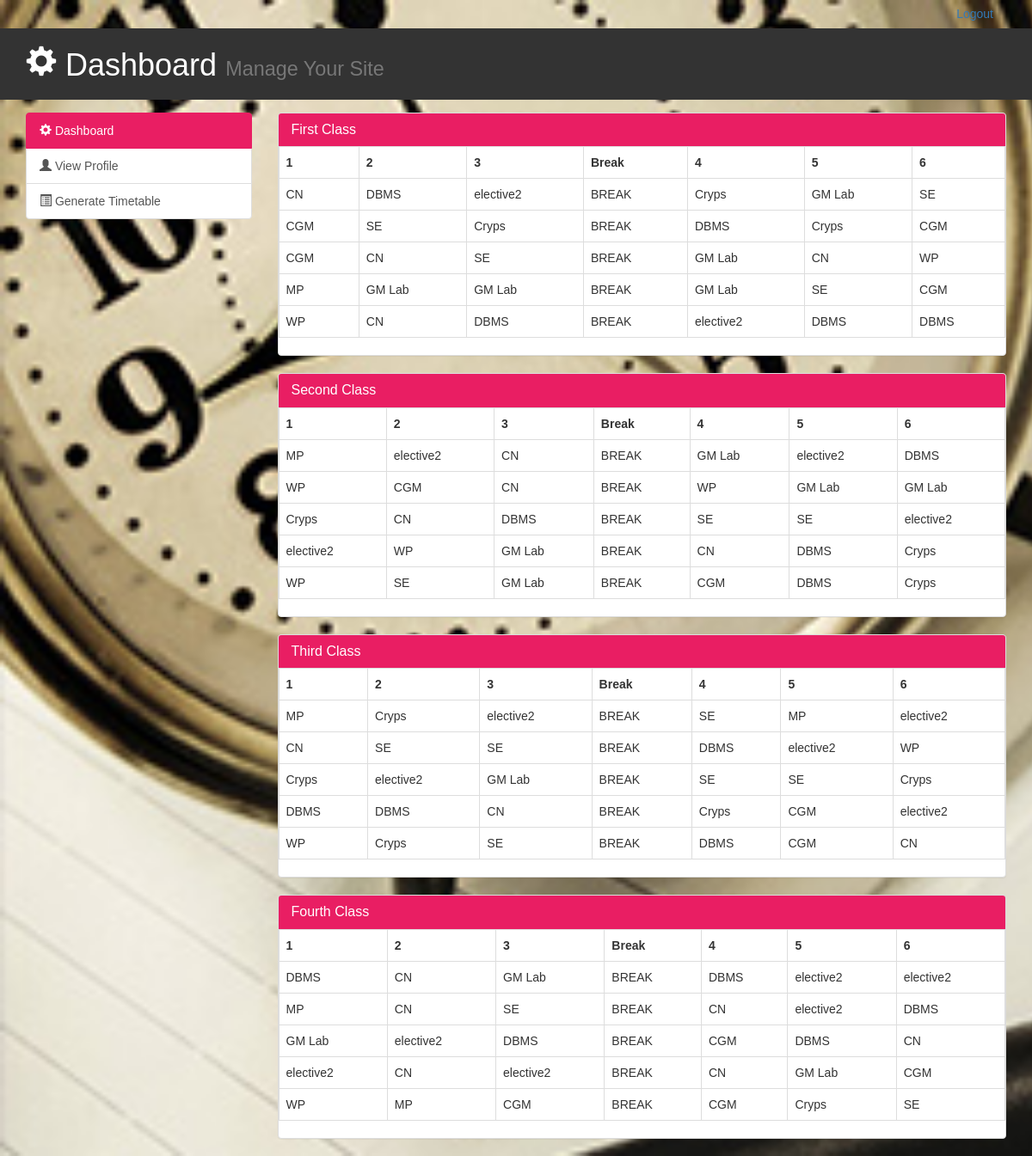
/view_table.php, run on the app's committed database.
### tables this page shows
CREATE TABLE IF NOT EXISTS `table1` (
  `t1_id` int(11) NOT NULL AUTO_INCREMENT,
  `h1` varchar(50) NOT NULL,
  `h2` varchar(50) NOT NULL,
  `h3` varchar(50) NOT NULL,
  `break` varchar(40) NOT NULL DEFAULT 'BREAK',
  `h4` varchar(50) NOT NULL,
  `h5` varchar(50) NOT NULL,
  `h6` varchar(50) NOT NULL,
  PRIMARY KEY (`t1_id`)
);

CREATE TABLE IF NOT EXISTS `table2` (
  `t2_id` int(11) NOT NULL AUTO_INCREMENT,
  `h1` varchar(50) NOT NULL,
  `h2` varchar(50) NOT NULL,
  `h3` varchar(50) NOT NULL,
  `break` varchar(50) NOT NULL DEFAULT 'BREAK',
  `h4` varchar(50) NOT NULL,
  `h5` varchar(50) NOT NULL,
  `h6` varchar(50) NOT NULL,
  PRIMARY KEY (`t2_id`)
);

CREATE TABLE IF NOT EXISTS `table3` (
  `t3_id` int(11) NOT NULL AUTO_INCREMENT,
  `h1` varchar(50) NOT NULL,
  `h2` varchar(50) NOT NULL,
  `h3` varchar(50) NOT NULL,
  `break` varchar(50) NOT NULL DEFAULT 'BREAK',
  `h4` varchar(50) NOT NULL,
  `h5` varchar(50) NOT NULL,
  `h6` varchar(50) NOT NULL,
  PRIMARY KEY (`t3_id`)
);

CREATE TABLE IF NOT EXISTS `table4` (
  `t4_id` int(11) NOT NULL AUTO_INCREMENT,
  `h1` varchar(50) NOT NULL,
  `h2` varchar(50) NOT NULL,
  `h3` varchar(50) NOT NULL,
  `break` varchar(50) NOT NULL DEFAULT 'BREAK',
  `h4` varchar(50) NOT NULL,
  `h5` varchar(50) NOT NULL,
  `h6` varchar(50) NOT NULL,
  PRIMARY KEY (`t4_id`)
);

### view_table.php (the view, shortened to what this page needs)
<!DOCTYPE html>
<html lang="en">
  <head>
    <link href="css/bootstrap.min.css" rel="stylesheet">
    <link href="css/style.css" rel="stylesheet">
  </head>
  <body>
    <nav class="mian-color-bg">
      <div class="container">
        <div id="navbar" class="collapse navbar-collapse">
          <ul class="nav navbar-nav navbar-right">
            <li><a href="login.html">Logout</a></li>
          </ul>
        </div>
      </div>
    </nav>
    <header id="header">
      <div class="container">
        <div class="row">
          <div class="col-md-10">
            <h1><span class="glyphicon glyphicon-cog" aria-hidden="true"></span> Dashboard <small>Manage Your Site</small></h1>
          </div>
        </div>
      </div>
    </header>
    <section id="main">
      <div class="container">
        <div class="row">
          <div class="col-md-3">
            <div class="list-group">
              <a href="index.html" class="list-group-item active main-color-bg">
                <span class="glyphicon glyphicon-cog" aria-hidden="true"></span> Dashboard
              </a>
              <a href="view_profile.php" class="list-group-item"><span class="glyphicon glyphicon-user" aria-hidden="true"></span> View Profile</a>
              <a href="view_table.php" class="list-group-item"><span class="glyphicon glyphicon-list-alt" aria-hidden="true"></span> Generate Timetable</a>
            </div>
          </div>
 <div class="col-md-9">
            <div class="panel panel-default">
              <div class="panel-heading main-color-bg">
                <h3 class="panel-title">First Class</h3>
              </div>
              <div>
                    <?php
                    require_once('db_connection.php');
                    $result = mysqli_query($con,"SELECT * FROM table1");
                    echo "<table class='table table-bordered table-hover' border='2'>
                                  <tr>
                                  <th>1</th>
                                  <th>2</th>
                                  <th>3</th>
                                  <th>Break</th>
                                  <th>4</th>
                                  <th>5</th>
                                  <th>6</th>
                                  </tr>";
                                  while($row = mysqli_fetch_array($result))
                                    {
                                    echo "<tr>";
                                    echo "<td>" . $row['h1'] . "</td>";
                                    echo "<td>" . $row['h2'] . "</td>";
                                    echo "<td>" . $row['h3'] . "</td>";
                                    echo "<td>" . $row['break'] . "</td>";
                                    echo "<td>" . $row['h4'] . "</td>";
                                    echo "<td>" . $row['h5'] . "</td>";
                                    echo "<td>" . $row['h6'] . "</td>";
                                    }
                                  echo "</table>";
                    ?>
              </div>
              </div>
              <div class="panel panel-default">
              <div class="panel-heading main-color-bg">
                <h3 class="panel-title">Second Class</h3>
              </div>
              <div>
                    <?php
                    require_once('db_connection.php');
                    $result = mysqli_query($con,"SELECT * FROM table2");
                    echo "<table class='table table-bordered table-hover' border='2'>
                                  <tr>
                                  <th>1</th>
                                  <th>2</th>
                                  <th>3</th>
                                  <th>Break</th>
                                  <th>4</th>
                                  <th>5</th>
                                  <th>6</th>
                                  </tr>";
                                  while($row = mysqli_fetch_array($result))
                                    {
                                    echo "<tr>";
                                    echo "<td>" . $row['h1'] . "</td>";
                                    echo "<td>" . $row['h2'] . "</td>";
                                    echo "<td>" . $row['h3'] . "</td>";
                                    echo "<td>" . $row['break'] . "</td>";
                                    echo "<td>" . $row['h4'] . "</td>";
                                    echo "<td>" . $row['h5'] . "</td>";
                                    echo "<td>" . $row['h6'] . "</td>";
                                    }
                                  echo "</table>";
                    ?>
              </div>
              </div>
              <div class="panel panel-default">
              <div class="panel-heading main-color-bg">
                <h3 class="panel-title">Third Class</h3>
              </div>
              <div>
                    <?php
                    require_once('db_connection.php');
                    $result = mysqli_query($con,"SELECT * FROM table3");
                    echo "<table class='table table-bordered table-hover' border='2'>
                                  <tr>
                                  <th>1</th>
                                  <th>2</th>
                                  <th>3</th>
                                  <th>Break</th>
                                  <th>4</th>
                                  <th>5</th>
                                  <th>6</th>
                                  </tr>";
                                  while($row = mysqli_fetch_array($result))
                                    {
                                    echo "<tr>";
                                    echo "<td>" . $row['h1'] . "</td>";
                                    echo "<td>" . $row['h2'] . "</td>";
                                    echo "<td>" . $row['h3'] . "</td>";
                                    echo "<td>" . $row['break'] . "</td>";
                                    echo "<td>" . $row['h4'] . "</td>";
                                    echo "<td>" . $row['h5'] . "</td>";
                                    echo "<td>" . $row['h6'] . "</td>";
                                    }
                                  echo "</table>";
                    ?>
              </div>
              </div>
              <div class="panel panel-default">
              <div class="panel-heading main-color-bg">
                <h3 class="panel-title">Fourth Class</h3>
              </div>
              <div>
                    <?php
                    require_once('db_connection.php');
                    $result = mysqli_query($con,"SELECT * FROM table4");
                    echo "<table class='table table-bordered table-hover' border='2'>
                                  <tr>
                                  <th>1</th>
                                  <th>2</th>
                                  <th>3</th>
                                  <th>Break</th>
                                  <th>4</th>
                                  <th>5</th>
                                  <th>6</th>
                                  </tr>";
                                  while($row = mysqli_fetch_array($result))
                                    {
                                    echo "<tr>";
                                    echo "<td>" . $row['h1'] . "</td>";
                                    echo "<td>" . $row['h2'] . "</td>";
                                    echo "<td>" . $row['h3'] . "</td>";
                                    echo "<td>" . $row['break'] . "</td>";
                                    echo "<td>" . $row['h4'] . "</td>";
                                    echo "<td>" . $row['h5'] . "</td>";
                                    echo "<td>" . $row['h6'] . "</td>";
                                    }
                                  echo "</table>";
                    ?>
              </div>
              </div>
              </div>
        </div>
      </div>
    </section>
  </body>
</html>

### css/style.css (style rules this page uses)
body { margin: 0; padding: 0; background: url(timetable.jpg); background-size: cover; font-family: sans-serif; }
.navbar-nav > li > a, .navbar-brand { padding-top:6px !important; padding-bottom:0 !important; height: 33px; }
.main-color-bg { background-color: #e91e63 !important; border-color: #e91e63 !important; color:#ffffff !important; }
#header { background:#333333; color:#ffffff; padding-bottom: 10px; margin-bottom: 15px; }

### data on the page
table1: h1 "CN", h2 "DBMS", h3 "elective2", break "BREAK", h4 "Cryps", h5 "GM Lab", h6 "SE"
table1: h1 "CGM", h2 "SE", h3 "Cryps", break "BREAK", h4 "DBMS", h5 "Cryps", h6 "CGM"
table1: h1 "CGM", h2 "CN", h3 "SE", break "BREAK", h4 "GM Lab", h5 "CN", h6 "WP"
table1: h1 "MP", h2 "GM Lab", h3 "GM Lab", break "BREAK", h4 "GM Lab", h5 "SE", h6 "CGM"
table1: h1 "WP", h2 "CN", h3 "DBMS", break "BREAK", h4 "elective2", h5 "DBMS", h6 "DBMS"
table2: h1 "MP", h2 "elective2", h3 "CN", break "BREAK", h4 "GM Lab", h5 "elective2", h6 "DBMS"
table2: h1 "WP", h2 "CGM", h3 "CN", break "BREAK", h4 "WP", h5 "GM Lab", h6 "GM Lab"
table2: h1 "Cryps", h2 "CN", h3 "DBMS", break "BREAK", h4 "SE", h5 "SE", h6 "elective2"
table2: h1 "elective2", h2 "WP", h3 "GM Lab", break "BREAK", h4 "CN", h5 "DBMS", h6 "Cryps"
table2: h1 "WP", h2 "SE", h3 "GM Lab", break "BREAK", h4 "CGM", h5 "DBMS", h6 "Cryps"
table3: h1 "MP", h2 "Cryps", h3 "elective2", break "BREAK", h4 "SE", h5 "MP", h6 "elective2"
table3: h1 "CN", h2 "SE", h3 "SE", break "BREAK", h4 "DBMS", h5 "elective2", h6 "WP"
table3: h1 "Cryps", h2 "elective2", h3 "GM Lab", break "BREAK", h4 "SE", h5 "SE", h6 "Cryps"
table3: h1 "DBMS", h2 "DBMS", h3 "CN", break "BREAK", h4 "Cryps", h5 "CGM", h6 "elective2"
table3: h1 "WP", h2 "Cryps", h3 "SE", break "BREAK", h4 "DBMS", h5 "CGM", h6 "CN"
table4: h1 "DBMS", h2 "CN", h3 "GM Lab", break "BREAK", h4 "DBMS", h5 "elective2", h6 "elective2"
table4: h1 "MP", h2 "CN", h3 "SE", break "BREAK", h4 "CN", h5 "elective2", h6 "DBMS"
table4: h1 "GM Lab", h2 "elective2", h3 "DBMS", break "BREAK", h4 "CGM", h5 "DBMS", h6 "CN"
table4: h1 "elective2", h2 "CN", h3 "elective2", break "BREAK", h4 "CN", h5 "GM Lab", h6 "CGM"
table4: h1 "WP", h2 "MP", h3 "CGM", break "BREAK", h4 "CGM", h5 "Cryps", h6 "SE"
